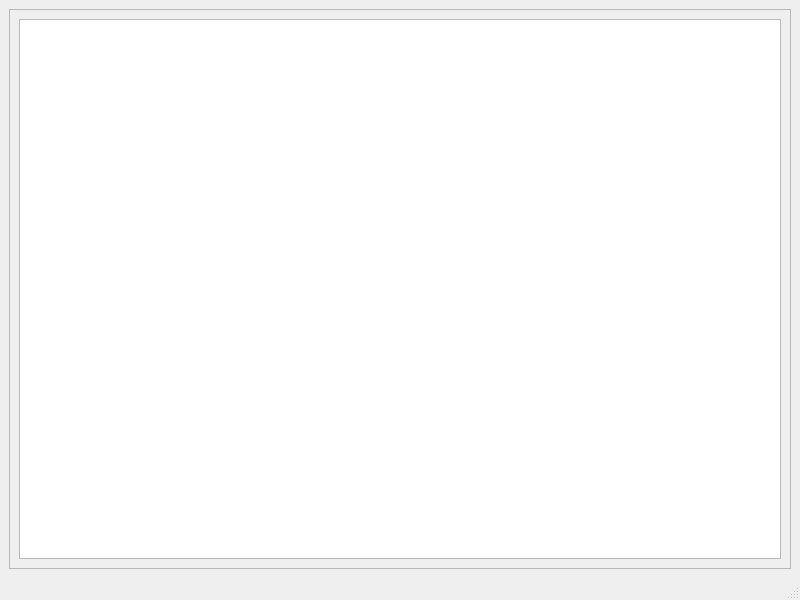
<?xml version="1.0" encoding="UTF-8"?>
<ui version="4.0">
 <class>MainWindow</class>
 <widget class="QMainWindow" name="MainWindow">
  <property name="geometry">
   <rect>
    <x>0</x>
    <y>0</y>
    <width>800</width>
    <height>600</height>
   </rect>
  </property>
  <property name="windowTitle">
   <string>MainWindow</string>
  </property>
  <widget class="QWidget" name="centralwidget">
   <layout class="QVBoxLayout" name="verticalLayout">
    <item>
     <widget class="QScrollArea" name="scrollArea">
      <property name="widgetResizable">
       <bool>true</bool>
      </property>
      <widget class="QWidget" name="scrollAreaWidgetContents">
       <property name="geometry">
        <rect>
         <x>0</x>
         <y>0</y>
         <width>780</width>
         <height>537</height>
        </rect>
       </property>
       <layout class="QVBoxLayout" name="verticalLayout_2">
        <item>
         <widget class="QTableView" name="tableView"/>
        </item>
       </layout>
      </widget>
     </widget>
    </item>
   </layout>
  </widget>
  <widget class="QMenuBar" name="menubar">
   <property name="geometry">
    <rect>
     <x>0</x>
     <y>0</y>
     <width>800</width>
     <height>21</height>
    </rect>
   </property>
  </widget>
  <widget class="QStatusBar" name="statusbar"/>
 </widget>
 <resources/>
 <connections/>
</ui>
